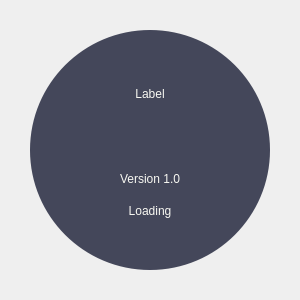
<?xml version="1.0" encoding="UTF-8"?>
<ui version="4.0">
 <class>Dialog</class>
 <widget class="QDialog" name="Dialog">
  <property name="geometry">
   <rect>
    <x>0</x>
    <y>0</y>
    <width>300</width>
    <height>300</height>
   </rect>
  </property>
  <property name="minimumSize">
   <size>
    <width>300</width>
    <height>300</height>
   </size>
  </property>
  <property name="maximumSize">
   <size>
    <width>300</width>
    <height>300</height>
   </size>
  </property>
  <property name="windowTitle">
   <string>Dialog</string>
  </property>
  <layout class="QVBoxLayout" name="verticalLayout">
   <property name="spacing">
    <number>0</number>
   </property>
   <property name="leftMargin">
    <number>10</number>
   </property>
   <property name="topMargin">
    <number>10</number>
   </property>
   <property name="rightMargin">
    <number>10</number>
   </property>
   <property name="bottomMargin">
    <number>10</number>
   </property>
   <item>
    <widget class="QFrame" name="container">
     <property name="frameShape">
      <enum>QFrame::NoFrame</enum>
     </property>
     <property name="frameShadow">
      <enum>QFrame::Raised</enum>
     </property>
     <layout class="QVBoxLayout" name="verticalLayout_2">
      <property name="spacing">
       <number>0</number>
      </property>
      <property name="leftMargin">
       <number>20</number>
      </property>
      <property name="topMargin">
       <number>20</number>
      </property>
      <property name="rightMargin">
       <number>20</number>
      </property>
      <property name="bottomMargin">
       <number>20</number>
      </property>
      <item>
       <widget class="QFrame" name="circl_bg">
        <property name="styleSheet">
         <string notr="true">QFrame{
background-color: rgb(68, 71, 90);
color: rgb(248, 248, 242);
border-radius: 120px;
	font: 600 9pt &quot;Poppins SemiBold&quot;;
}
</string>
        </property>
        <property name="frameShape">
         <enum>QFrame::StyledPanel</enum>
        </property>
        <property name="frameShadow">
         <enum>QFrame::Raised</enum>
        </property>
        <layout class="QVBoxLayout" name="verticalLayout_3">
         <property name="spacing">
          <number>0</number>
         </property>
         <property name="leftMargin">
          <number>0</number>
         </property>
         <property name="topMargin">
          <number>0</number>
         </property>
         <property name="rightMargin">
          <number>0</number>
         </property>
         <property name="bottomMargin">
          <number>0</number>
         </property>
         <item>
          <widget class="QFrame" name="text">
           <property name="maximumSize">
            <size>
             <width>16777215</width>
             <height>160</height>
            </size>
           </property>
           <property name="styleSheet">
            <string notr="true">background:none;</string>
           </property>
           <property name="frameShape">
            <enum>QFrame::StyledPanel</enum>
           </property>
           <property name="frameShadow">
            <enum>QFrame::Raised</enum>
           </property>
           <layout class="QVBoxLayout" name="verticalLayout_5">
            <item>
             <layout class="QVBoxLayout" name="verticalLayout_4">
              <item>
               <widget class="QLabel" name="label">
                <property name="minimumSize">
                 <size>
                  <width>0</width>
                  <height>30</height>
                 </size>
                </property>
                <property name="text">
                 <string>Label</string>
                </property>
                <property name="alignment">
                 <set>Qt::AlignCenter</set>
                </property>
               </widget>
              </item>
              <item>
               <widget class="QFrame" name="frame_2">
                <property name="minimumSize">
                 <size>
                  <width>0</width>
                  <height>42</height>
                 </size>
                </property>
                <property name="frameShape">
                 <enum>QFrame::StyledPanel</enum>
                </property>
                <property name="frameShadow">
                 <enum>QFrame::Raised</enum>
                </property>
               </widget>
              </item>
              <item>
               <widget class="QFrame" name="frame">
                <property name="frameShape">
                 <enum>QFrame::StyledPanel</enum>
                </property>
                <property name="frameShadow">
                 <enum>QFrame::Raised</enum>
                </property>
                <layout class="QVBoxLayout" name="verticalLayout_6">
                 <item>
                  <widget class="QLabel" name="label_3">
                   <property name="text">
                    <string>Version 1.0</string>
                   </property>
                   <property name="alignment">
                    <set>Qt::AlignCenter</set>
                   </property>
                  </widget>
                 </item>
                </layout>
               </widget>
              </item>
              <item>
               <widget class="QLabel" name="label_2">
                <property name="text">
                 <string>Loading</string>
                </property>
                <property name="alignment">
                 <set>Qt::AlignCenter</set>
                </property>
               </widget>
              </item>
             </layout>
            </item>
           </layout>
          </widget>
         </item>
        </layout>
       </widget>
      </item>
     </layout>
    </widget>
   </item>
  </layout>
 </widget>
 <resources/>
 <connections/>
</ui>
